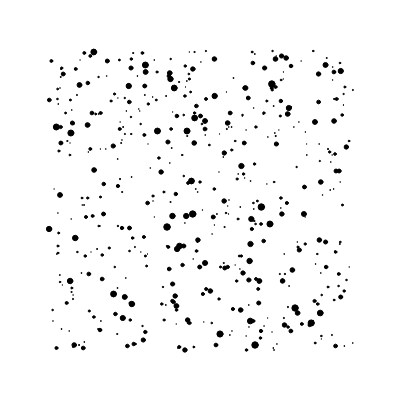
Frame 1 (no input)
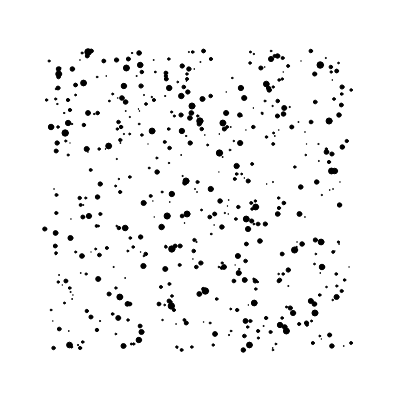
Frame 60 (no input)
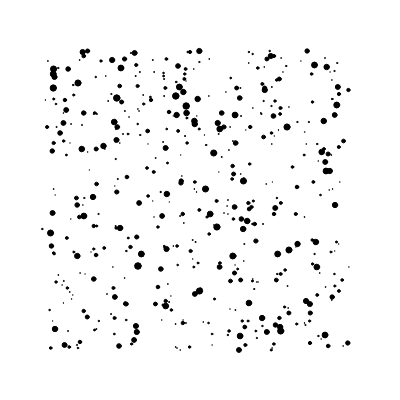
Frame 120 (the mouse pressed at the canvas centre since frame 60)

The p5.js sketch that drew these frames (run headless with seeded random() and noise() and a simulated clock; from frame 60 on, the mouse is pressed at the canvas centre):

// p5.js sketch
// ── sketch.js


//global

function setup(){
    // creating the canvas and defining some enviroment variables: 
    HEIGHT = 400;
    WIDTH = 400;
    createCanvas(HEIGHT, WIDTH);
    frameRate(30);

    rads = 0;
    radMod = .01;

    dotArr = new Array();
    for(let i = 0; i < 500; ++i){
        dotArr.push(new dot());
    }
}

function draw(){
    angleMode(RADIANS);
    background(255);
    fill(255);
    stroke(255);
    smooth();
    
    dotArr.forEach(d => {
        stroke(0);
        fill(0);
        d.curX = cos(d.r) * d.m;
        
        // d.curY = sin(d.r) * d.m;
        d.curY = 1;
        d.d = sin(d.r) * d.m / 3;
        // d.d = tan(d.r);
        d.render(d.curX, d.curY, d.d);
        d.r += radMod;
    });
}

class dot{
    constructor(){
        this.x = floor(random(WIDTH - 100) + 50);
        this.y = floor(random(HEIGHT - 100) + 50);
        this.curX = this.x;
        this.curY = this.y;
        this.d = random(2); //diameter
        this.m = random(10);// magnitude
        this.r = random(2); // current rads
    }

    render(dx,dy,dd){
        circle(this.x + dx, this.y + dy, this.d + dd);
    }


}
